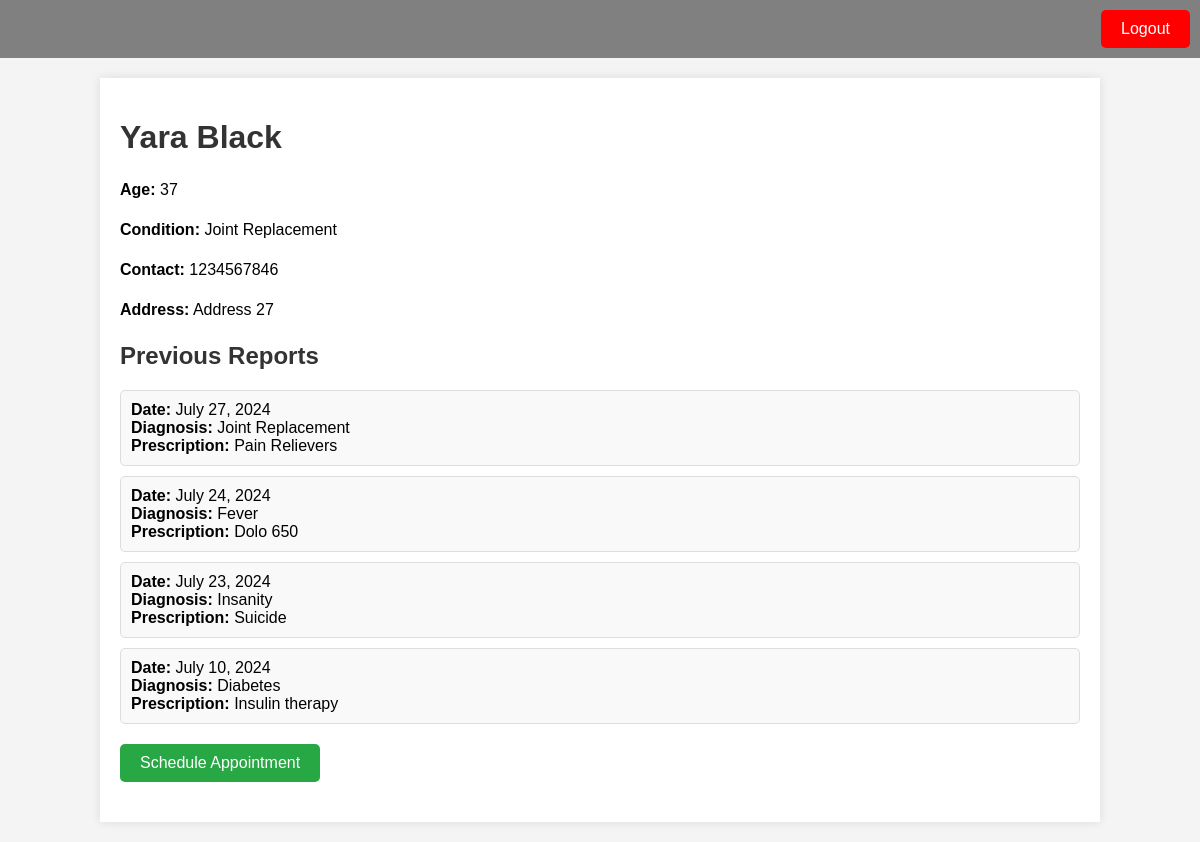
Page /patient_home/27/ on the earlier database version.
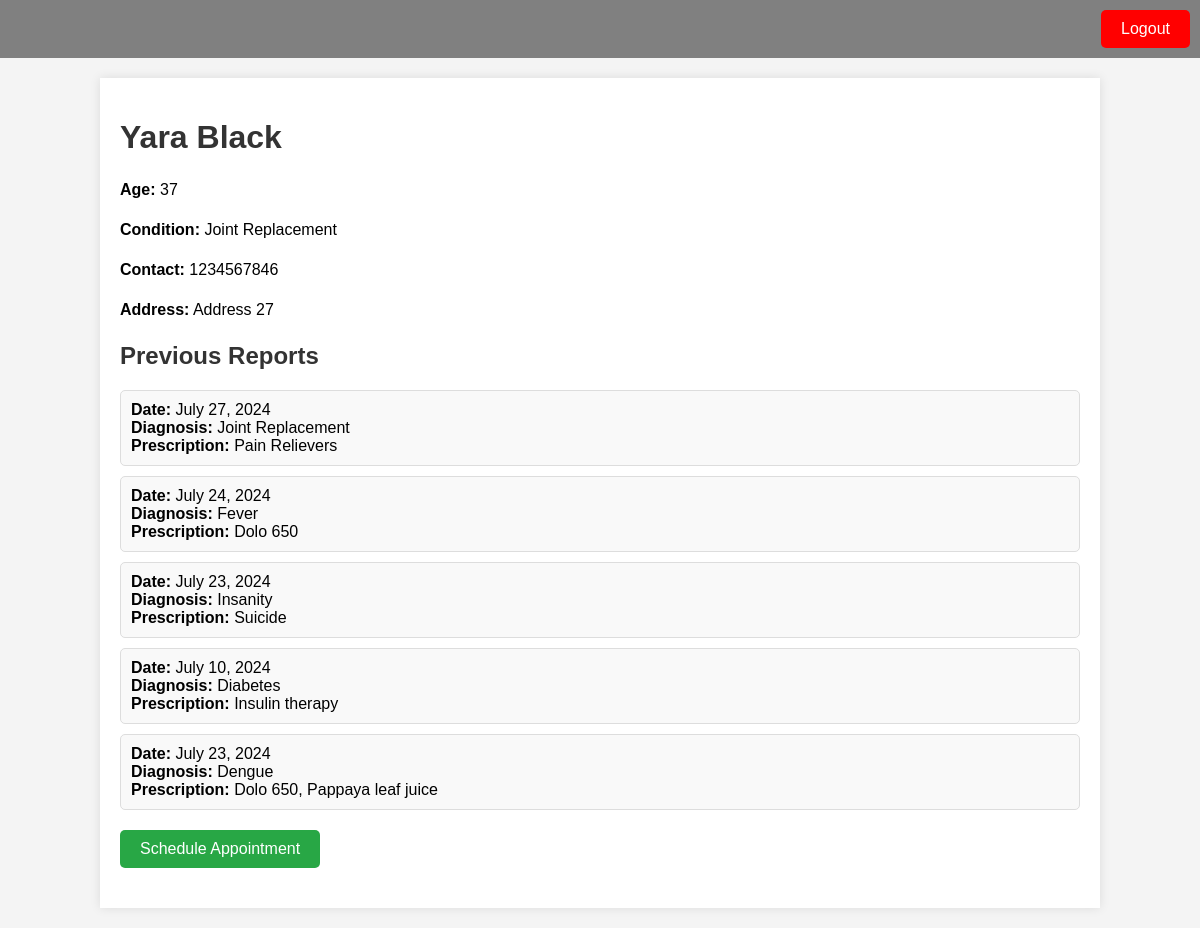
Same page on the later database version.
### hms/models.py (models this page shows, shortened)
class Patient(models.Model):
    name = models.CharField(max_length=200)
    age = models.IntegerField()
    condition = models.CharField(max_length=10)
    contact = models.CharField(max_length=15)
    address = models.CharField(max_length=200)
    hospital = models.ForeignKey(Hospital, on_delete=models.CASCADE)
    doctors = models.ManyToManyField(Doctor, through='Report')
    username = models.CharField(max_length=20)
    password = models.CharField(max_length=20)

class Report(models.Model):
    doctor = models.ForeignKey(Doctor, on_delete=models.CASCADE)
    patient = models.ForeignKey(Patient, on_delete=models.CASCADE)
    prescription = models.TextField()
    date = models.DateField()
    diagnosis = models.TextField()

### hms/views.py (the view)
# urls.py: path("patient_home/<int:patient_id>/", views.patient_home, name="patient_home"),
def patient_home(request, patient_id):
    patient = get_object_or_404(Patient, id=patient_id)
    reports = Report.objects.filter(patient=patient)
    return render(request, "patient.html", {"patient": patient, "reports": reports})

### templates/patient.html (shortened to what this page needs)
<!DOCTYPE html>
<html lang="en">
<head>
</head>
<body>
    <div class="header">
        <form action="{% url 'login_page' %}" method="get">
            <button class="logout-btn" type="submit">Logout</button>
        </form>
    </div>
    <div class="container">
        <h1>{{ patient.name }}</h1>
        <p><strong>Age:</strong> {{ patient.age }}</p>
        <p><strong>Condition:</strong> {{ patient.condition }}</p>
        <p><strong>Contact:</strong> {{ patient.contact }}</p>
        <p><strong>Address:</strong> {{ patient.address }}</p>
        <h2>Previous Reports</h2>
        <ul>
            {% for report in reports %}
            <li>
                <strong>Date:</strong> {{ report.date }}<br>
                <strong>Diagnosis:</strong> {{ report.diagnosis }}<br>
                <strong>Prescription:</strong> {{ report.prescription }}
            </li>
            {% empty %}
            <li>No reports available.</li>
            {% endfor %}
        </ul>
            <form action=" {% url 'new_appointment' patient.id %}" method="post">
            <button class="schedule-btn" type="submit">Schedule Appointment</button>
            </form>
    </div>
</body>
</html>

### templates/patient.html (style rules this page uses)
body { font-family: Arial, sans-serif; background-color: #f4f4f4; margin: 0; padding: 0; }
.header { background-color: grey; padding: 10px; display: flex; justify-content: flex-end; align-items: center; }
.header .logout-btn { background-color: red; color: white; border: none; padding: 10px 20px; cursor: pointer; border-radius: 5px; font-size: 16px; }
.container { width: 80%; margin: 20px auto; padding: 20px; background-color: white; box-shadow: 0 0 10px rgba(0, 0, 0, 0.1); }
h1, h2 { color: #333; }
p { font-size: 16px; line-height: 1.5; }
ul { list-style: none; padding: 0; }
ul li { background-color: #f9f9f9; margin: 10px 0; padding: 10px; border: 1px solid #ddd; border-radius: 5px; }
.schedule-btn { background-color: #28a745; color: white; border: none; padding: 10px 20px; cursor: pointer; border-radius: 5px; font-size: 16px; display: block; margin: 20px 0; }

Differences in the rows shown:
added Report: date "July 23, 2024", diagnosis "Dengue", prescription "Dolo 650, Pappaya leaf juice"
